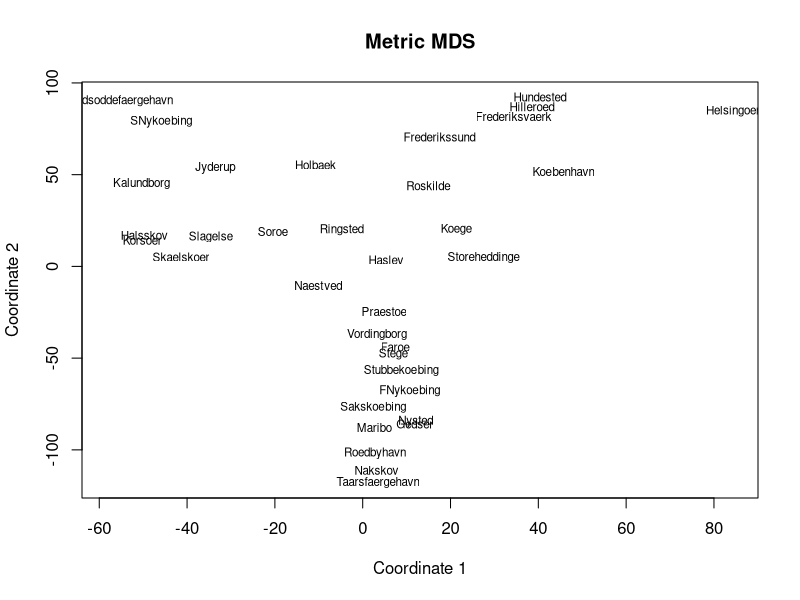
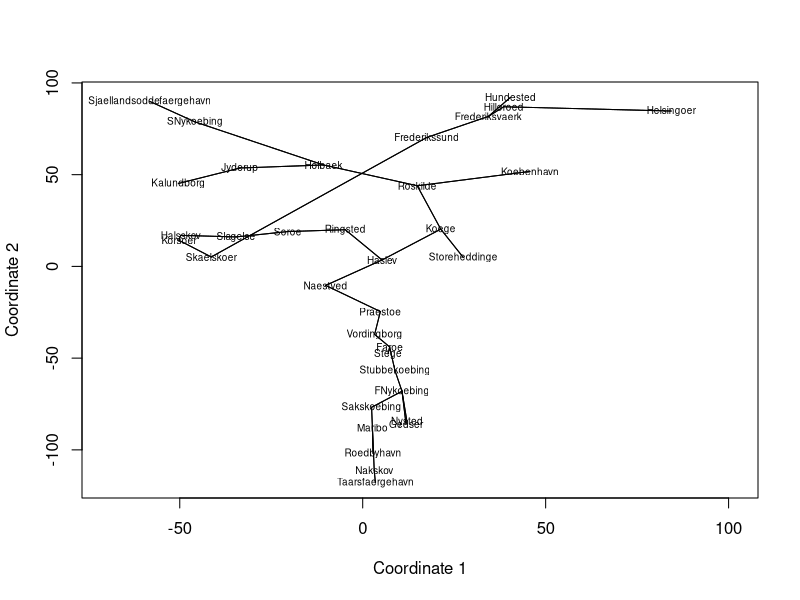
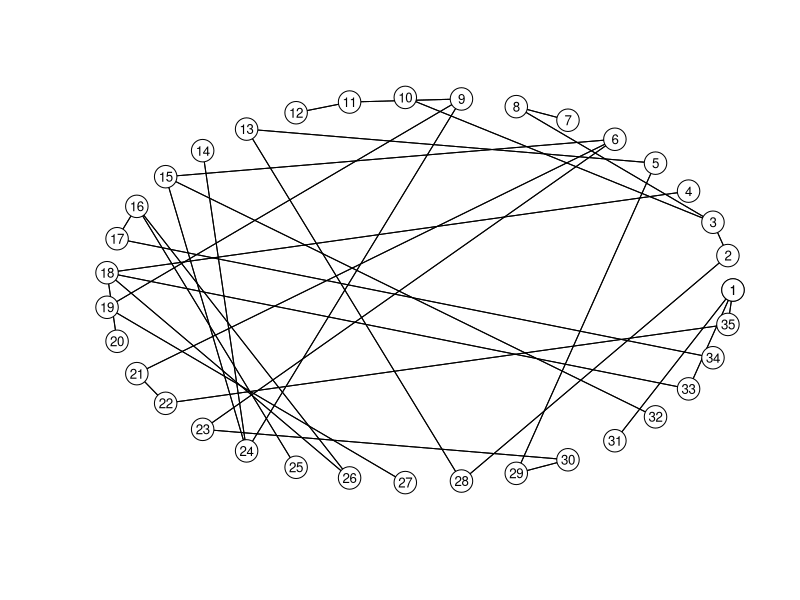

Generate these figures, in order, with R:
##Distances between cities on Sealand####
rm(list=ls())
mydata<-read.table("sjaelland.txt",fill = TRUE, header = T)
Sealand_dist <- as.dist(mydata)


fit <- cmdscale(Sealand_dist,eig=TRUE, k=2) # k is the number of dim
y <- fit$points[,1]
x <- fit$points[,2]
plot(x, -y, xlab="Coordinate 1", ylab="Coordinate 2",
     main="Metric MDS", type="n")
text(x, -y, labels = colnames(mydata), cex=.7)

 
##minimum spanning tree-mst####
# Minimum spanning tree
library(ape)
st <- mst(as.matrix(Sealand_dist))
plot(x, -y, xlab = "Coordinate 1", ylab = "Coordinate 2",
     xlim = range(x)*1.2, type = "n")
for (i in 1:nrow(as.matrix(Sealand_dist))) {
  w1 <- which(st[i, ] == 1)
  segments(x[i],-y[i], x[w1], -y[w1])
}
text(x, -y, labels=colnames(mydata), cex=.6)
plot(st)
# c. MST gives good idea of how to make railway, as minimum trees has to reach each city with the shortest path.


